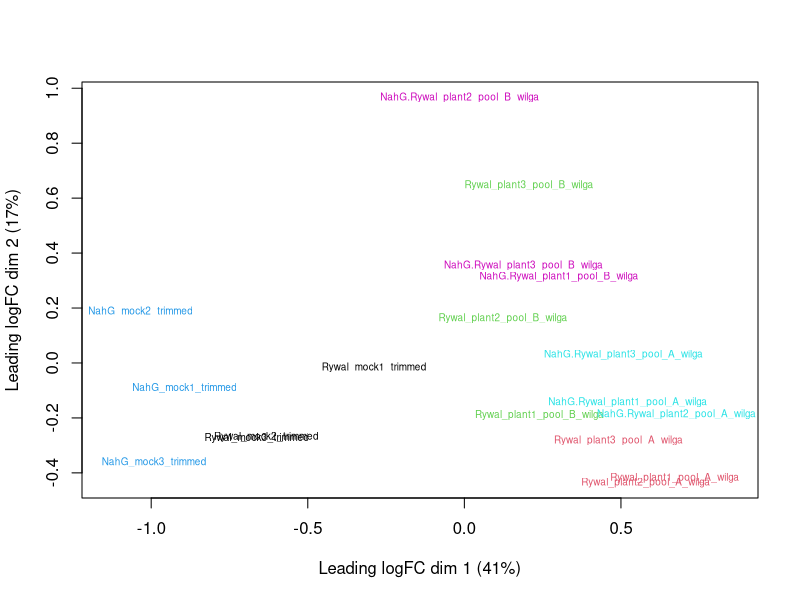
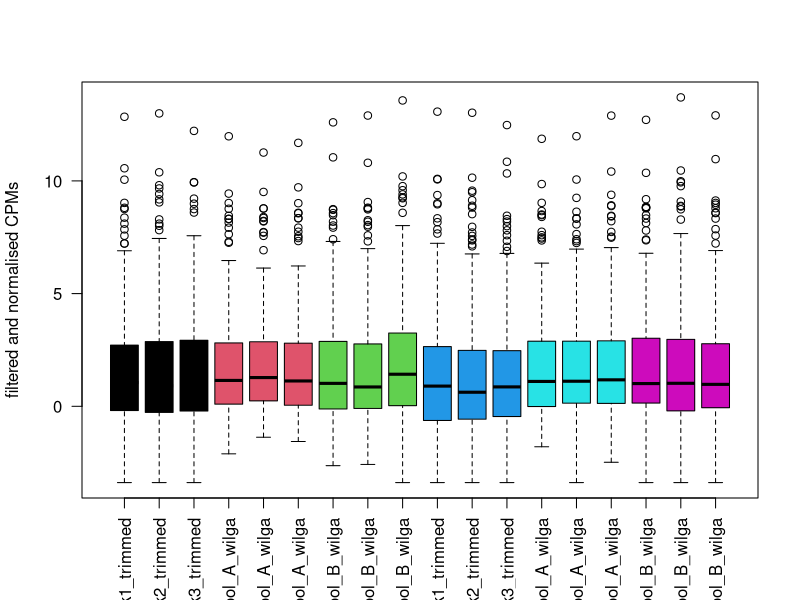
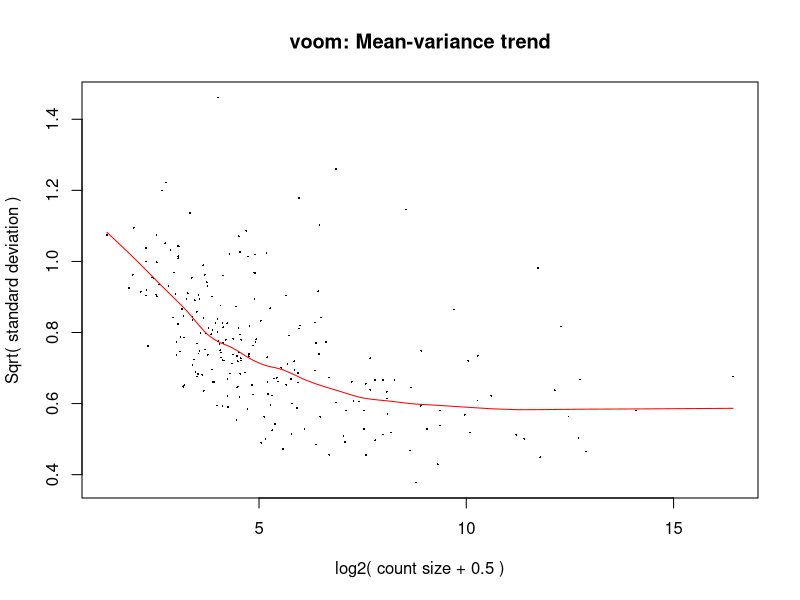

Generate these figures, in order, with R:
library(limma)
library(edgeR)

setwd("../A2_srna-seq/sRNA_counting")

x <- read.table("sRNAs_table.txt",header=TRUE,row.names="sRNAs",sep="\t", stringsAsFactors=FALSE)
group <- factor(c(1,1,1,2,2,2,3,3,3,4,4,4,5,5,5,6,6,6))
y <- DGEList(counts=x,group=group,lib.size=c(21485098,20539094,17608510,20494169,20307240,11788921,20934214,12424045,11090105,16954680,16504589,23833313,10783005,10641559,9292463,10913374,10318003,7094812))
keep.exprs <- filterByExpr(y, group=group, min.count=20)
y1 <- y[keep.exprs, , keep.lib.sizes=TRUE]
y1 <- calcNormFactors(y1, method = "TMM")
col=c(1,1,1,2,2,2,3,3,3,4,4,4,5,5,5,6,6,6)
plotMDS(y1, col=col, cex=0.6)


lcpm <- cpm(y1, log=TRUE)
boxplot(lcpm, ylab="filtered and normalised CPMs", col=col, las=2)

design = cbind(Rywal_mock=c(1,1,1,0,0,0,0,0,0,0,0,0,0,0,0,0,0,0), Rywal_A=c(0,0,0,1,1,1,0,0,0,0,0,0,0,0,0,0,0,0), Rywal_B=c(0,0,0,0,0,0,1,1,1,0,0,0,0,0,0,0,0,0), NahG_mock=c(0,0,0,0,0,0,0,0,0,1,1,1,0,0,0,0,0,0), NahG_A=c(0,0,0,0,0,0,0,0,0,0,0,0,1,1,1,0,0,0), NahG_B=c(0,0,0,0,0,0,0,0,0,0,0,0,0,0,0,1,1,1))


v <- voom(y1,design,plot=TRUE)
fit <- lmFit(v,design)

contrastMatrix = makeContrasts("Rywal_A-Rywal_mock","Rywal_B-Rywal_mock","Rywal_B-Rywal_A","NahG_A-NahG_mock","NahG_B-NahG_mock","NahG_B-NahG_A","NahG_mock-Rywal_mock", "NahG_A-Rywal_A",
                               "NahG_B-Rywal_B",levels=design)
fit2 = contrasts.fit(fit, contrastMatrix)
fit2 <- eBayes(fit2)



results1 <- topTable(fit2, coef=1, number=1000000, sort.by="none")
results2 <- topTable(fit2, coef=2, number=1000000, sort.by="none")
results3 <- topTable(fit2, coef=3, number=1000000, sort.by="none")
results4 <- topTable(fit2, coef=4, number=1000000, sort.by="none")
results5 <- topTable(fit2, coef=5, number=1000000, sort.by="none")
results6 <- topTable(fit2, coef=6, number=1000000, sort.by="none")
results7 <- topTable(fit2, coef=7, number=1000000, sort.by="none")
results8 <- topTable(fit2, coef=8, number=1000000, sort.by="none")
results9 <- topTable(fit2, coef=9, number=1000000, sort.by="none")

all(rownames(results1)==rownames(results2))
all(rownames(results2)==rownames(results3))
all(rownames(results3)==rownames(results4))
all(rownames(results4)==rownames(results5))
all(rownames(results5)==rownames(results6))
all(rownames(results6)==rownames(results7))
all(rownames(results7)==rownames(results8))
all(rownames(results8)==rownames(results9))


#make one expression matrix with logFCs and adj.P.vals
results <- cbind(results1[,1], results1[,5], results2[,1], results2[,5], results3[,1], results3[,5],
                 results4[,1], results4[,5], results5[,1], results5[,5], results6[,1], results6[,5],
                 results7[,1], results7[,5], results8[,1], results8[,5], results9[,1], results9[,5])




colnames(results) <- c(paste(colnames(contrastMatrix)[1], " ", colnames(results1[1])),					
                       paste(colnames(contrastMatrix)[1], " ", colnames(results1[5])),					
                       paste(colnames(contrastMatrix)[2], " ", colnames(results2[1])),					
                       paste(colnames(contrastMatrix)[2], " ", colnames(results2[5])),					
                       paste(colnames(contrastMatrix)[3], " ", colnames(results3[1])),					
                       paste(colnames(contrastMatrix)[3], " ", colnames(results3[5])),					
                       paste(colnames(contrastMatrix)[4], " ", colnames(results4[1])),					
                       paste(colnames(contrastMatrix)[4], " ", colnames(results4[5])),					
                       paste(colnames(contrastMatrix)[5], " ", colnames(results5[1])),					
                       paste(colnames(contrastMatrix)[5], " ", colnames(results5[5])),					
                       paste(colnames(contrastMatrix)[6], " ", colnames(results6[1])),					
                       paste(colnames(contrastMatrix)[6], " ", colnames(results6[5])),					
                       paste(colnames(contrastMatrix)[7], " ", colnames(results7[1])),					
                       paste(colnames(contrastMatrix)[7], " ", colnames(results7[5])),					
                       paste(colnames(contrastMatrix)[8], " ", colnames(results8[1])),					
                       paste(colnames(contrastMatrix)[8], " ", colnames(results8[5])),					
                       paste(colnames(contrastMatrix)[9], " ", colnames(results9[1])),					
                       paste(colnames(contrastMatrix)[9], " ", colnames(results9[5])))

rownames(results) <- rownames(results1)

length(rownames(y1))==length(results[,1])
all(rownames(y1) == results[,1]) # if FALSE, have to do merge, not cbind!
results.raw <- merge(results, y1$counts, by.x="row.names", by.y="row.names", all.x= TRUE, all.y= FALSE, sort= FALSE)
head(results.raw)
write.table(results.raw, file="sRNAseq_logFC_padj_rawReads.txt", sep="\t", quote=TRUE, row.names=FALSE)
#instead of raw counts here I export TMM normalized cpm values with prior.counts 0.5 
results.tmm <- merge(results, cpm(y1), by.x="row.names", by.y="row.names", all.x= TRUE, all.y= FALSE, sort= FALSE)
head(results.tmm)
write.table(results.tmm, file="sRNAseq_logFC_padj_TMMcpm.txt", sep="\t", quote=TRUE, row.names=FALSE)
